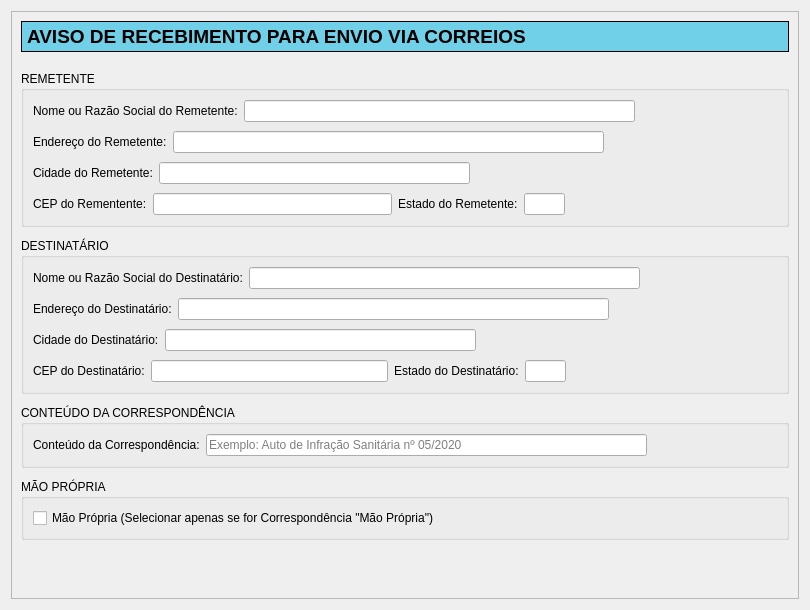
<?xml version="1.0" encoding="UTF-8"?>
<ui version="4.0">
 <class>AvisodeRecebimento</class>
 <widget class="QWidget" name="AvisodeRecebimento">
  <property name="geometry">
   <rect>
    <x>0</x>
    <y>0</y>
    <width>810</width>
    <height>610</height>
   </rect>
  </property>
  <property name="windowTitle">
   <string>Form</string>
  </property>
  <layout class="QVBoxLayout" name="verticalLayout">
   <item>
    <widget class="QScrollArea" name="scrollArea">
     <property name="widgetResizable">
      <bool>true</bool>
     </property>
     <widget class="QWidget" name="scrollAreaWidgetContents">
      <property name="geometry">
       <rect>
        <x>0</x>
        <y>0</y>
        <width>790</width>
        <height>590</height>
       </rect>
      </property>
      <layout class="QVBoxLayout" name="verticalLayout_6">
       <item>
        <widget class="QLabel" name="label">
         <property name="minimumSize">
          <size>
           <width>0</width>
           <height>31</height>
          </size>
         </property>
         <property name="styleSheet">
          <string notr="true">QLabel {
border: 1px solid black;
background-color: rgb(112,208,232);
font-weight: bold;
font-size: 14pt;
}</string>
         </property>
         <property name="text">
          <string>AVISO DE RECEBIMENTO PARA ENVIO VIA CORREIOS</string>
         </property>
        </widget>
       </item>
       <item>
        <spacer name="verticalSpacer">
         <property name="orientation">
          <enum>Qt::Vertical</enum>
         </property>
         <property name="sizeType">
          <enum>QSizePolicy::Fixed</enum>
         </property>
         <property name="sizeHint" stdset="0">
          <size>
           <width>20</width>
           <height>13</height>
          </size>
         </property>
        </spacer>
       </item>
       <item>
        <widget class="QGroupBox" name="groupBox">
         <property name="title">
          <string>REMETENTE</string>
         </property>
         <layout class="QVBoxLayout" name="verticalLayout_4">
          <item>
           <layout class="QHBoxLayout" name="horizontalLayout_2">
            <item>
             <widget class="QLabel" name="label_3">
              <property name="text">
               <string>Nome ou Razão Social do Remetente:</string>
              </property>
             </widget>
            </item>
            <item>
             <widget class="QLineEdit" name="razaoSocialRemetenteLineEdit">
              <property name="minimumSize">
               <size>
                <width>391</width>
                <height>0</height>
               </size>
              </property>
              <property name="maximumSize">
               <size>
                <width>391</width>
                <height>16777215</height>
               </size>
              </property>
             </widget>
            </item>
            <item>
             <spacer name="horizontalSpacer_5">
              <property name="orientation">
               <enum>Qt::Horizontal</enum>
              </property>
              <property name="sizeHint" stdset="0">
               <size>
                <width>40</width>
                <height>20</height>
               </size>
              </property>
             </spacer>
            </item>
           </layout>
          </item>
          <item>
           <spacer name="verticalSpacer_6">
            <property name="orientation">
             <enum>Qt::Vertical</enum>
            </property>
            <property name="sizeType">
             <enum>QSizePolicy::Fixed</enum>
            </property>
            <property name="sizeHint" stdset="0">
             <size>
              <width>20</width>
              <height>3</height>
             </size>
            </property>
           </spacer>
          </item>
          <item>
           <layout class="QHBoxLayout" name="horizontalLayout_3">
            <item>
             <widget class="QLabel" name="label_4">
              <property name="text">
               <string>Endereço do Remetente:</string>
              </property>
             </widget>
            </item>
            <item>
             <widget class="QLineEdit" name="enderecoRemetenteLineEdit">
              <property name="minimumSize">
               <size>
                <width>431</width>
                <height>0</height>
               </size>
              </property>
              <property name="maximumSize">
               <size>
                <width>431</width>
                <height>16777215</height>
               </size>
              </property>
             </widget>
            </item>
            <item>
             <spacer name="horizontalSpacer_4">
              <property name="orientation">
               <enum>Qt::Horizontal</enum>
              </property>
              <property name="sizeHint" stdset="0">
               <size>
                <width>40</width>
                <height>20</height>
               </size>
              </property>
             </spacer>
            </item>
           </layout>
          </item>
          <item>
           <spacer name="verticalSpacer_5">
            <property name="orientation">
             <enum>Qt::Vertical</enum>
            </property>
            <property name="sizeType">
             <enum>QSizePolicy::Fixed</enum>
            </property>
            <property name="sizeHint" stdset="0">
             <size>
              <width>20</width>
              <height>3</height>
             </size>
            </property>
           </spacer>
          </item>
          <item>
           <layout class="QHBoxLayout" name="horizontalLayout_4">
            <item>
             <widget class="QLabel" name="label_5">
              <property name="text">
               <string>Cidade do Remetente:</string>
              </property>
             </widget>
            </item>
            <item>
             <widget class="QLineEdit" name="cidadeRemetenteLineEdit">
              <property name="minimumSize">
               <size>
                <width>311</width>
                <height>0</height>
               </size>
              </property>
              <property name="maximumSize">
               <size>
                <width>311</width>
                <height>16777215</height>
               </size>
              </property>
             </widget>
            </item>
            <item>
             <spacer name="horizontalSpacer_3">
              <property name="orientation">
               <enum>Qt::Horizontal</enum>
              </property>
              <property name="sizeHint" stdset="0">
               <size>
                <width>40</width>
                <height>20</height>
               </size>
              </property>
             </spacer>
            </item>
           </layout>
          </item>
          <item>
           <spacer name="verticalSpacer_4">
            <property name="orientation">
             <enum>Qt::Vertical</enum>
            </property>
            <property name="sizeType">
             <enum>QSizePolicy::Fixed</enum>
            </property>
            <property name="sizeHint" stdset="0">
             <size>
              <width>20</width>
              <height>3</height>
             </size>
            </property>
           </spacer>
          </item>
          <item>
           <layout class="QHBoxLayout" name="horizontalLayout_5">
            <item>
             <widget class="QLabel" name="label_6">
              <property name="text">
               <string>CEP do Rementente:</string>
              </property>
             </widget>
            </item>
            <item>
             <widget class="QLineEdit" name="cepRemetenteLineEdit">
              <property name="minimumSize">
               <size>
                <width>239</width>
                <height>0</height>
               </size>
              </property>
              <property name="maximumSize">
               <size>
                <width>239</width>
                <height>16777215</height>
               </size>
              </property>
             </widget>
            </item>
            <item>
             <widget class="QLabel" name="label_7">
              <property name="text">
               <string>Estado do Remetente:</string>
              </property>
             </widget>
            </item>
            <item>
             <widget class="QLineEdit" name="estadoRemetenteLineEdit">
              <property name="minimumSize">
               <size>
                <width>41</width>
                <height>0</height>
               </size>
              </property>
              <property name="maximumSize">
               <size>
                <width>41</width>
                <height>16777215</height>
               </size>
              </property>
             </widget>
            </item>
            <item>
             <spacer name="horizontalSpacer_2">
              <property name="orientation">
               <enum>Qt::Horizontal</enum>
              </property>
              <property name="sizeHint" stdset="0">
               <size>
                <width>40</width>
                <height>20</height>
               </size>
              </property>
             </spacer>
            </item>
           </layout>
          </item>
         </layout>
        </widget>
       </item>
       <item>
        <spacer name="verticalSpacer_7">
         <property name="orientation">
          <enum>Qt::Vertical</enum>
         </property>
         <property name="sizeType">
          <enum>QSizePolicy::Fixed</enum>
         </property>
         <property name="sizeHint" stdset="0">
          <size>
           <width>20</width>
           <height>5</height>
          </size>
         </property>
        </spacer>
       </item>
       <item>
        <widget class="QGroupBox" name="groupBox_2">
         <property name="title">
          <string>DESTINATÁRIO</string>
         </property>
         <layout class="QVBoxLayout" name="verticalLayout_5">
          <item>
           <layout class="QHBoxLayout" name="horizontalLayout_6">
            <item>
             <widget class="QLabel" name="label_8">
              <property name="text">
               <string>Nome ou Razão Social do Destinatário:</string>
              </property>
             </widget>
            </item>
            <item>
             <widget class="QLineEdit" name="razaoSocialDestinatarioLineEdit">
              <property name="minimumSize">
               <size>
                <width>391</width>
                <height>0</height>
               </size>
              </property>
              <property name="maximumSize">
               <size>
                <width>391</width>
                <height>16777215</height>
               </size>
              </property>
             </widget>
            </item>
            <item>
             <spacer name="horizontalSpacer_6">
              <property name="orientation">
               <enum>Qt::Horizontal</enum>
              </property>
              <property name="sizeHint" stdset="0">
               <size>
                <width>40</width>
                <height>20</height>
               </size>
              </property>
             </spacer>
            </item>
           </layout>
          </item>
          <item>
           <spacer name="verticalSpacer_8">
            <property name="orientation">
             <enum>Qt::Vertical</enum>
            </property>
            <property name="sizeType">
             <enum>QSizePolicy::Fixed</enum>
            </property>
            <property name="sizeHint" stdset="0">
             <size>
              <width>20</width>
              <height>3</height>
             </size>
            </property>
           </spacer>
          </item>
          <item>
           <layout class="QHBoxLayout" name="horizontalLayout_7">
            <item>
             <widget class="QLabel" name="label_9">
              <property name="text">
               <string>Endereço do Destinatário:</string>
              </property>
             </widget>
            </item>
            <item>
             <widget class="QLineEdit" name="enderecoDestinatarioLineEdit">
              <property name="minimumSize">
               <size>
                <width>431</width>
                <height>0</height>
               </size>
              </property>
              <property name="maximumSize">
               <size>
                <width>431</width>
                <height>16777215</height>
               </size>
              </property>
             </widget>
            </item>
            <item>
             <spacer name="horizontalSpacer_7">
              <property name="orientation">
               <enum>Qt::Horizontal</enum>
              </property>
              <property name="sizeHint" stdset="0">
               <size>
                <width>40</width>
                <height>20</height>
               </size>
              </property>
             </spacer>
            </item>
           </layout>
          </item>
          <item>
           <spacer name="verticalSpacer_9">
            <property name="orientation">
             <enum>Qt::Vertical</enum>
            </property>
            <property name="sizeType">
             <enum>QSizePolicy::Fixed</enum>
            </property>
            <property name="sizeHint" stdset="0">
             <size>
              <width>20</width>
              <height>3</height>
             </size>
            </property>
           </spacer>
          </item>
          <item>
           <layout class="QHBoxLayout" name="horizontalLayout_8">
            <item>
             <widget class="QLabel" name="label_10">
              <property name="text">
               <string>Cidade do Destinatário:</string>
              </property>
             </widget>
            </item>
            <item>
             <widget class="QLineEdit" name="cidadeDestinatarioLineEdit">
              <property name="minimumSize">
               <size>
                <width>311</width>
                <height>0</height>
               </size>
              </property>
              <property name="maximumSize">
               <size>
                <width>311</width>
                <height>16777215</height>
               </size>
              </property>
             </widget>
            </item>
            <item>
             <spacer name="horizontalSpacer_8">
              <property name="orientation">
               <enum>Qt::Horizontal</enum>
              </property>
              <property name="sizeHint" stdset="0">
               <size>
                <width>40</width>
                <height>20</height>
               </size>
              </property>
             </spacer>
            </item>
           </layout>
          </item>
          <item>
           <spacer name="verticalSpacer_10">
            <property name="orientation">
             <enum>Qt::Vertical</enum>
            </property>
            <property name="sizeType">
             <enum>QSizePolicy::Fixed</enum>
            </property>
            <property name="sizeHint" stdset="0">
             <size>
              <width>20</width>
              <height>3</height>
             </size>
            </property>
           </spacer>
          </item>
          <item>
           <layout class="QHBoxLayout" name="horizontalLayout_9">
            <item>
             <widget class="QLabel" name="label_11">
              <property name="text">
               <string>CEP do Destinatário:</string>
              </property>
             </widget>
            </item>
            <item>
             <widget class="QLineEdit" name="cepDestinatarioLineEdit">
              <property name="minimumSize">
               <size>
                <width>237</width>
                <height>0</height>
               </size>
              </property>
              <property name="maximumSize">
               <size>
                <width>237</width>
                <height>16777215</height>
               </size>
              </property>
             </widget>
            </item>
            <item>
             <widget class="QLabel" name="label_12">
              <property name="text">
               <string>Estado do Destinatário:</string>
              </property>
             </widget>
            </item>
            <item>
             <widget class="QLineEdit" name="estadoDestinatarioLineEdit">
              <property name="minimumSize">
               <size>
                <width>41</width>
                <height>0</height>
               </size>
              </property>
              <property name="maximumSize">
               <size>
                <width>41</width>
                <height>16777215</height>
               </size>
              </property>
             </widget>
            </item>
            <item>
             <spacer name="horizontalSpacer_9">
              <property name="orientation">
               <enum>Qt::Horizontal</enum>
              </property>
              <property name="sizeHint" stdset="0">
               <size>
                <width>40</width>
                <height>20</height>
               </size>
              </property>
             </spacer>
            </item>
           </layout>
          </item>
         </layout>
        </widget>
       </item>
       <item>
        <spacer name="verticalSpacer_11">
         <property name="orientation">
          <enum>Qt::Vertical</enum>
         </property>
         <property name="sizeType">
          <enum>QSizePolicy::Fixed</enum>
         </property>
         <property name="sizeHint" stdset="0">
          <size>
           <width>20</width>
           <height>5</height>
          </size>
         </property>
        </spacer>
       </item>
       <item>
        <widget class="QGroupBox" name="groupBox_3">
         <property name="title">
          <string>CONTEÚDO DA CORRESPONDÊNCIA</string>
         </property>
         <layout class="QVBoxLayout" name="verticalLayout_3">
          <item>
           <layout class="QHBoxLayout" name="horizontalLayout">
            <item>
             <widget class="QLabel" name="label_2">
              <property name="text">
               <string>Conteúdo da Correspondência:</string>
              </property>
             </widget>
            </item>
            <item>
             <widget class="QLineEdit" name="conteudoCorrespondenciaLineEdit">
              <property name="minimumSize">
               <size>
                <width>441</width>
                <height>0</height>
               </size>
              </property>
              <property name="maximumSize">
               <size>
                <width>441</width>
                <height>16777215</height>
               </size>
              </property>
              <property name="placeholderText">
               <string>Exemplo: Auto de Infração Sanitária nº 05/2020</string>
              </property>
             </widget>
            </item>
            <item>
             <spacer name="horizontalSpacer">
              <property name="orientation">
               <enum>Qt::Horizontal</enum>
              </property>
              <property name="sizeHint" stdset="0">
               <size>
                <width>40</width>
                <height>20</height>
               </size>
              </property>
             </spacer>
            </item>
           </layout>
          </item>
         </layout>
        </widget>
       </item>
       <item>
        <spacer name="verticalSpacer_3">
         <property name="orientation">
          <enum>Qt::Vertical</enum>
         </property>
         <property name="sizeType">
          <enum>QSizePolicy::Fixed</enum>
         </property>
         <property name="sizeHint" stdset="0">
          <size>
           <width>20</width>
           <height>5</height>
          </size>
         </property>
        </spacer>
       </item>
       <item>
        <widget class="QGroupBox" name="groupBox_4">
         <property name="title">
          <string>MÃO PRÓPRIA</string>
         </property>
         <layout class="QVBoxLayout" name="verticalLayout_2">
          <item>
           <widget class="QCheckBox" name="maoPropriaCheckBox">
            <property name="text">
             <string>Mão Própria (Selecionar apenas se for Correspondência &quot;Mão Própria&quot;)</string>
            </property>
           </widget>
          </item>
         </layout>
        </widget>
       </item>
       <item>
        <spacer name="verticalSpacer_2">
         <property name="orientation">
          <enum>Qt::Vertical</enum>
         </property>
         <property name="sizeHint" stdset="0">
          <size>
           <width>20</width>
           <height>13</height>
          </size>
         </property>
        </spacer>
       </item>
      </layout>
     </widget>
    </widget>
   </item>
  </layout>
 </widget>
 <resources/>
 <connections/>
</ui>
